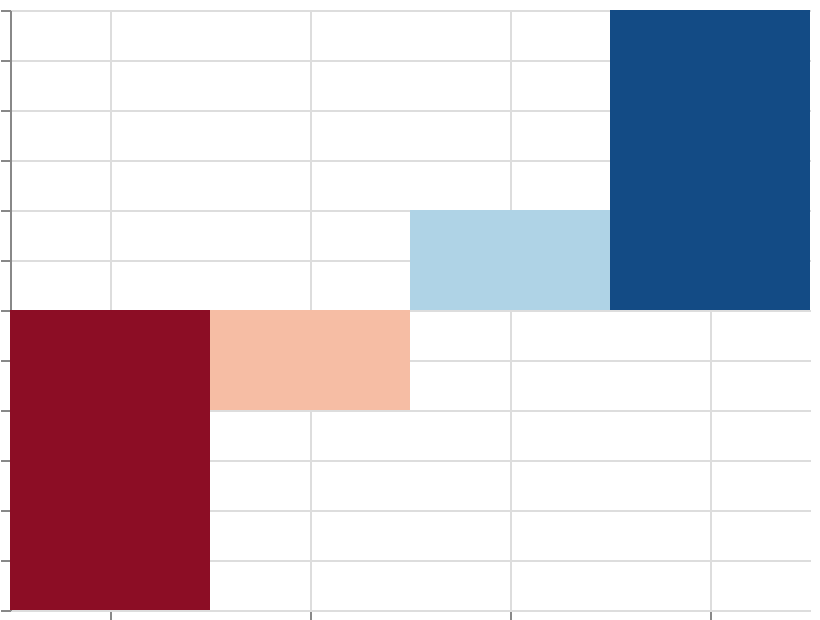

Write a Vega-Lite specification for this figure.
### Vega specification from a JSON file in a GitHub repository (floating-point values rounded to 4 significant figures)
{"$schema": "https://vega.github.io/schema/vega/v6.json", "width": 400, "height": 300, "padding": 5, "autosize": "none", "data": [{"name": "table", "values": [{"cat": "A", "val": -30}, {"cat": "B", "val": -10}, {"cat": "C", "val": 10}, {"cat": "D", "val": 30}]}], "scales": [{"name": "x", "type": "band", "domain": {"data": "table", "field": "cat", "sort": true}, "range": "width"}, {"name": "y", "type": "linear", "domain": {"data": "table", "field": "val"}, "range": [{"signal": "height"}, 0], "zero": true, "nice": true}, {"name": "color", "type": "sequential", "domain": {"data": "table", "field": "val"}, "scheme": "redblue"}], "marks": [{"type": "rect", "from": {"data": "table"}, "encode": {"update": {"x": {"scale": "x", "field": "cat"}, "width": {"scale": "x", "band": 1}, "y": {"scale": "y", "field": "val"}, "y2": {"scale": "y", "value": 0}, "fill": {"scale": "color", "field": "val"}}}}], "axes": [{"scale": "x", "orient": "bottom", "grid": true, "labels": false}, {"scale": "y", "orient": "left", "grid": true, "labels": false}], "legends": [{"fill": "color"}]}
